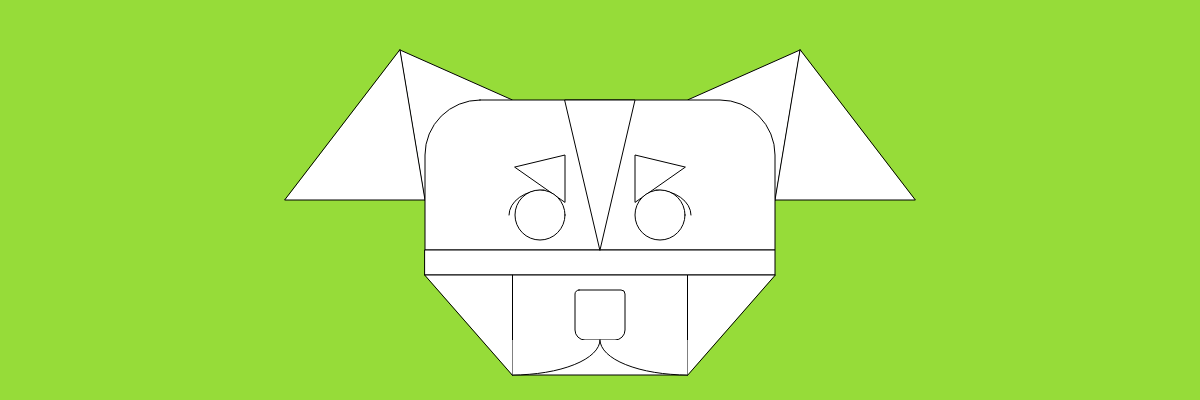
Frame 1 (no input)
Frame 60 (no input): identical to frame 1, image omitted
Frame 120 (the mouse pressed at the canvas centre since frame 60): identical to frame 1, image omitted

The p5.js sketch that drew this single still picture (run headless with seeded random() and noise() and a simulated clock; from frame 60 on, the mouse is pressed at the canvas centre):

// p5.js sketch
// ── sketch.js
function setup() {
  createCanvas(windowWidth, 400);
}

function draw() {
  background(150, 220, 57);
  let CENTER = windowWidth / 2; //se define que el centro de la página sea "CENTER" para poder usar esta variable en las siguientes operaciones.

  //noStroke();
//CABEZA, CONTORNO
  
      //Se dibuja primero los triangulos (que serán las orejas) ya que van atrás de los rectangulos de la cara.
  
  //OREJAS
  //izquierda
  triangle(CENTER - 200, 50, CENTER - 87.5, 100, CENTER - 175, 200); //2do triangulo de las orejas (de izq a der, parte de arriba)
  triangle(CENTER - 200, 50, CENTER - 175, 200, CENTER - 315, 200); //1er triangulo

  //Ahora, para la otra oreja, se hace la operación contraria a la anterior, pero se usan los mismos valores, si se busca asimetría.
  
  //derecha
  triangle(CENTER + 200, 50, CENTER + 87.5, 100, CENTER + 175, 200); //3er triangulo, orejas.
  triangle(CENTER + 200, 50, CENTER + 175, 200, CENTER + 315, 200); //4to triangulo, orejas.

    //primero se centran los elementos, para luego empezar a dibujar los rectagulos que forman su rostro.
  
  //ROSTRO
  rectMode(CENTER);
  rect(CENTER - 175, 100, 350, 150, 55, 55, 0, 0);  //1er rectangulo de la cara para los ojos (de arriba hacía abajo).
  rect(CENTER - 175, 250, 350, 25);  //2do rectangulo.
  rect(CENTER - 87.5, 275, 175, 100);  //3er rectangulo; de la nariz y boca.
  
  //mandibula
  triangle(CENTER - 175, 275, CENTER - 87.5, 275, CENTER - 87.5, 375); //mandibula izquierda.
  triangle(CENTER + 175, 275, CENTER + 87.5, 275, CENTER + 87.5, 375); //mandibula derecha.
  
  
  triangle(CENTER - 35, 100, CENTER + 35, 100, CENTER, 250); //Marca triangular de su pelaje.
  
  
//ROSTRO;DETALLES
  
  //OJOS
  //izquierdo
  triangle(CENTER-85, 167, CENTER-35, 155, CENTER-35, 202) //ceja izquierda.
  arc(CENTER- 56, 215, 70, 50, PI, PI + HALF_PI); //eyelid(?
  circle(CENTER- 60, 215, 50) //ojo izquierdo.
  
  //derecho
  triangle(CENTER+85, 167, CENTER+35, 155, CENTER+35, 202) //ceja derecha.
  arc(CENTER+ 56, 215, 70, 50, PI+HALF_PI, 0); //eyelid(?
  circle(CENTER + 60, 215, 50) //ojo derecho. 
  
  //NARIZ
  rect(CENTER-25, 290, 50, 50, 4, 4, 10, 10)
  
  //BOCA
  //comisura izq
  arc(CENTER-87.5, 340, 175, 70, 0, HALF_PI)
  //comisura der
  arc(CENTER+87.5, 340, 175, 70, HALF_PI, PI)
  
}
